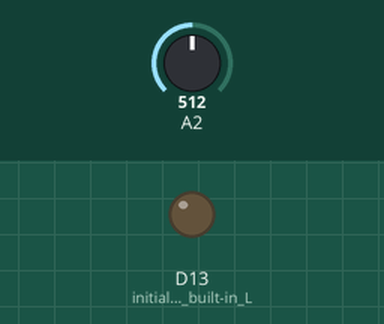
The sketch below on a simulated Arduino Nano 33 IoT. On the bench: output pins drawn as LEDs (lit = HIGH). The test bench sets the inputs (shaded band); at power-on: A2 = 512. Nothing arrives over Bluetooth unless stated; a phone connects over Bluetooth LE 3 s after start; what the sketch prints to the serial monitor is not drawn.

Above: at 0.1 s.
At 3.1 s:
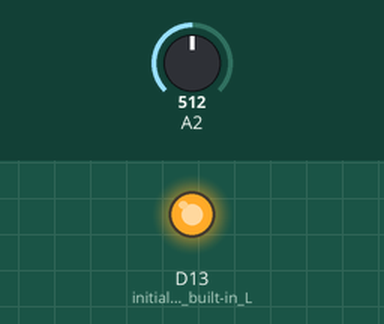
Timing chart, 0 to 4.6 s (numbered marks = the images above):
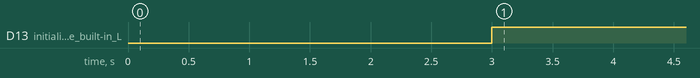

The sketch:

knee_fast.ino
```cpp
#include <ArduinoBLE.h>
// #define r 47
// #define reso 1023

const char* SERVICE_UUID = "4fafc201-1fb5-459e-8fcc-c5c9c331914b";
const char* CHARACTERISTIC_UUID = "beb5483e-36e1-4688-b7f5-ea07361b26a8"; // Combined characteristic for resistance and timestamp

BLEService kneeBraceService(SERVICE_UUID);

// Combined characteristic to read both resistance and timestamp
BLECharacteristic combinedChar(CHARACTERISTIC_UUID, BLERead | BLENotify, 8); // 4 bytes for float and 4 bytes for long

float oldResistance = 0;  // last resistance reading from analog input
long previousMillis = millis();  // last time the resistance level was checked, in ms
uint8_t dataBuffer[8];

void intToByteArray(int value, uint8_t* byteArray) {
  memcpy(byteArray, &value, sizeof(value));
}

void longToByteArray(long value, uint8_t* byteArray) {
  memcpy(byteArray, &value, sizeof(value));
}

void setup() {
  Serial.begin(9600);    // initialize serial communication

  pinMode(LED_BUILTIN, OUTPUT); // initialize the built-in LED pin to indicate when a central is connected

  // begin initialization
  if (!BLE.begin()) {
    Serial.println("starting BLE failed!");
    while (1);
  }

  BLE.setLocalName("kneebrace"); //set advertised local name of BLE device
  BLE.setAdvertisedService(kneeBraceService); // add the service UUID
  kneeBraceService.addCharacteristic(combinedChar); // add the combined characteristic

  BLE.addService(kneeBraceService); // Add the kneeBrace service to the BLE server

  combinedChar.writeValue(dataBuffer, sizeof(dataBuffer)); // set initial value for this characteristic

  BLE.advertise();

  Serial.println("Bluetooth® device active, waiting for connections...");
}

void loop() {
  BLEDevice central = BLE.central();
  if (central) {
    digitalWrite(LED_BUILTIN, HIGH);

    while (central.connected()) {
      updateResistanceLevel();
    }

    digitalWrite(LED_BUILTIN, LOW);
  }
}

void updateResistanceLevel() {
  int raw = analogRead(A2);
  long current_time = millis();

  // Pack resistance and timestamp into the data buffer
  intToByteArray(raw, dataBuffer);
  longToByteArray(current_time, dataBuffer + 4);

  combinedChar.writeValue(dataBuffer, sizeof(dataBuffer));
}
```

Measured:
- by itself, D13 (initialize_the_built-in_L): LOW → HIGH at 3.0 s
